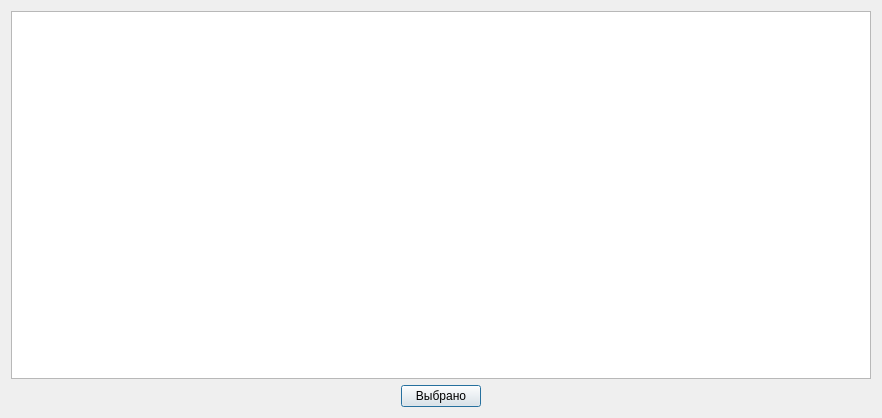
<?xml version="1.0" encoding="UTF-8"?>
<ui version="4.0">
 <class>lasq_xxsgrid</class>
 <widget class="QDialog" name="lasq_xxsgrid">
  <property name="windowModality">
   <enum>Qt::ApplicationModal</enum>
  </property>
  <property name="geometry">
   <rect>
    <x>0</x>
    <y>0</y>
    <width>882</width>
    <height>418</height>
   </rect>
  </property>
  <property name="windowTitle">
   <string>lasq_xxsgrid</string>
  </property>
  <layout class="QVBoxLayout" name="verticalLayout">
   <item>
    <widget class="QTableView" name="lasq_xxsgrid_g">
     <property name="selectionBehavior">
      <enum>QAbstractItemView::SelectRows</enum>
     </property>
    </widget>
   </item>
   <item>
    <layout class="QHBoxLayout" name="horizontalLayout">
     <item>
      <spacer name="horizontalSpacer_2">
       <property name="orientation">
        <enum>Qt::Horizontal</enum>
       </property>
       <property name="sizeHint" stdset="0">
        <size>
         <width>40</width>
         <height>20</height>
        </size>
       </property>
      </spacer>
     </item>
     <item>
      <widget class="QPushButton" name="lasq_xxsgrid_exit_c">
       <property name="text">
        <string>Выбрано</string>
       </property>
      </widget>
     </item>
     <item>
      <spacer name="horizontalSpacer">
       <property name="orientation">
        <enum>Qt::Horizontal</enum>
       </property>
       <property name="sizeHint" stdset="0">
        <size>
         <width>40</width>
         <height>20</height>
        </size>
       </property>
      </spacer>
     </item>
    </layout>
   </item>
  </layout>
 </widget>
 <tabstops>
  <tabstop>lasq_xxsgrid_exit_c</tabstop>
  <tabstop>lasq_xxsgrid_g</tabstop>
 </tabstops>
 <resources/>
 <connections/>
</ui>
